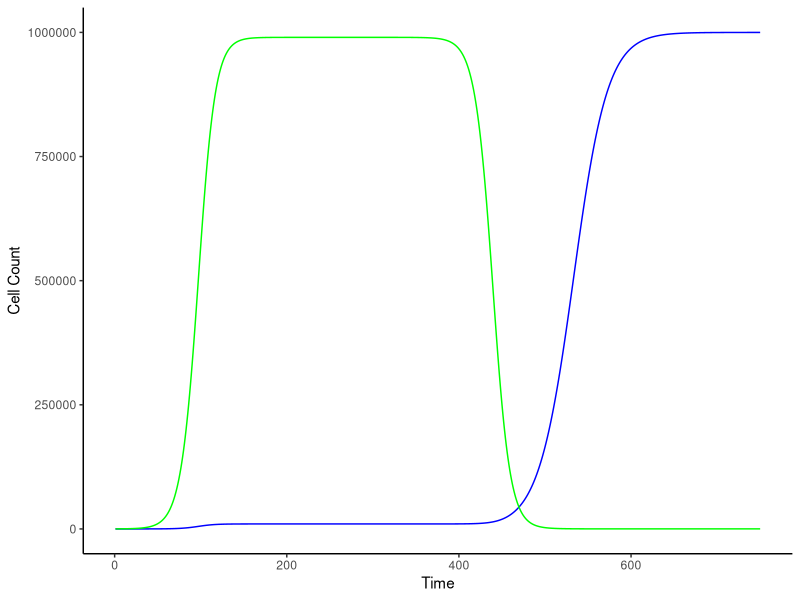

This figure's R source:
#Exercise 10
#starting info
N0=99
M0=1
r=0.1 #usual growth rate
rm=0.05 #mutant growth rate w/ treatment
rn=-0.1 #normal growth rate w/ treatment
K=1000000
timesteps=750
#vector creation
Ns=numeric(length=timesteps)
Ns[1]=N0
Ms=numeric(length=timesteps)
Ms[1]=M0
#previous simulation established that equilibrium is reached at t=258 with normal growth rates
#set up simulation with these paramaters and treatment starting at equilibrium 
for(t in 1:(timesteps-1)){
  if(t<=258){
  Ns[t+1]=Ns[t]+r*Ns[t]*(1-(Ns[t]+Ms[t])/K)  
  Ms[t+1]=Ms[t]+r*Ms[t]*(1-(Ns[t]+Ms[t])/K)
  }else{
    Ns[t+1]=Ns[t]+rn*Ns[t]*(1-(Ns[t]+Ms[t])/K)  
    Ms[t+1]=Ms[t]+rm*Ms[t]*(1-(Ns[t]+Ms[t])/K)
  }
}
#plotting data
library(ggplot2)
sim=data.frame(time=1:length(Ns), N=Ns, M=Ms)
ggplot(data=sim)+
  geom_line(aes(x=time, y=M), col='blue')+
  geom_line(aes(x=time, y=N), col='green')+
  labs(x="Time", y="Cell Count")+theme_classic()
